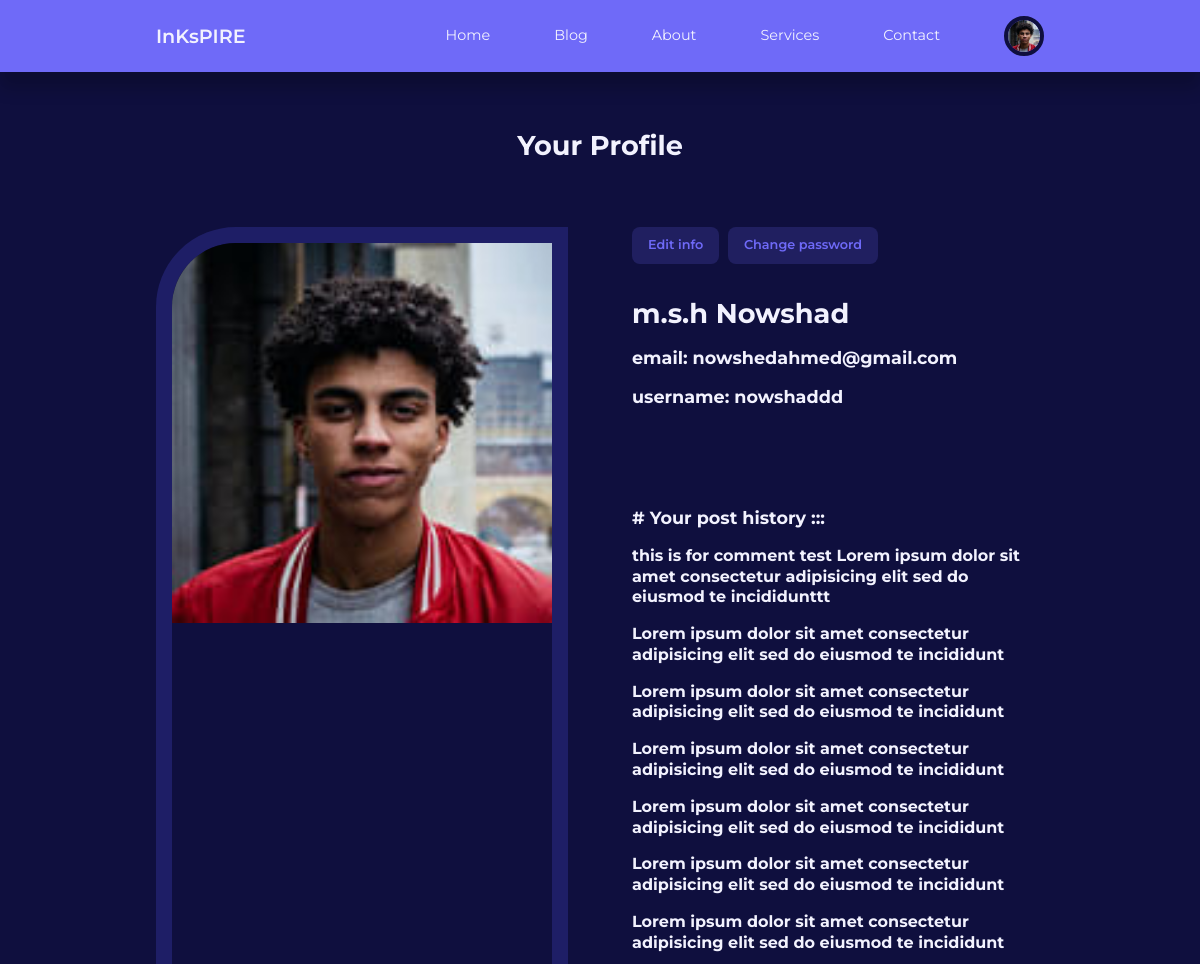
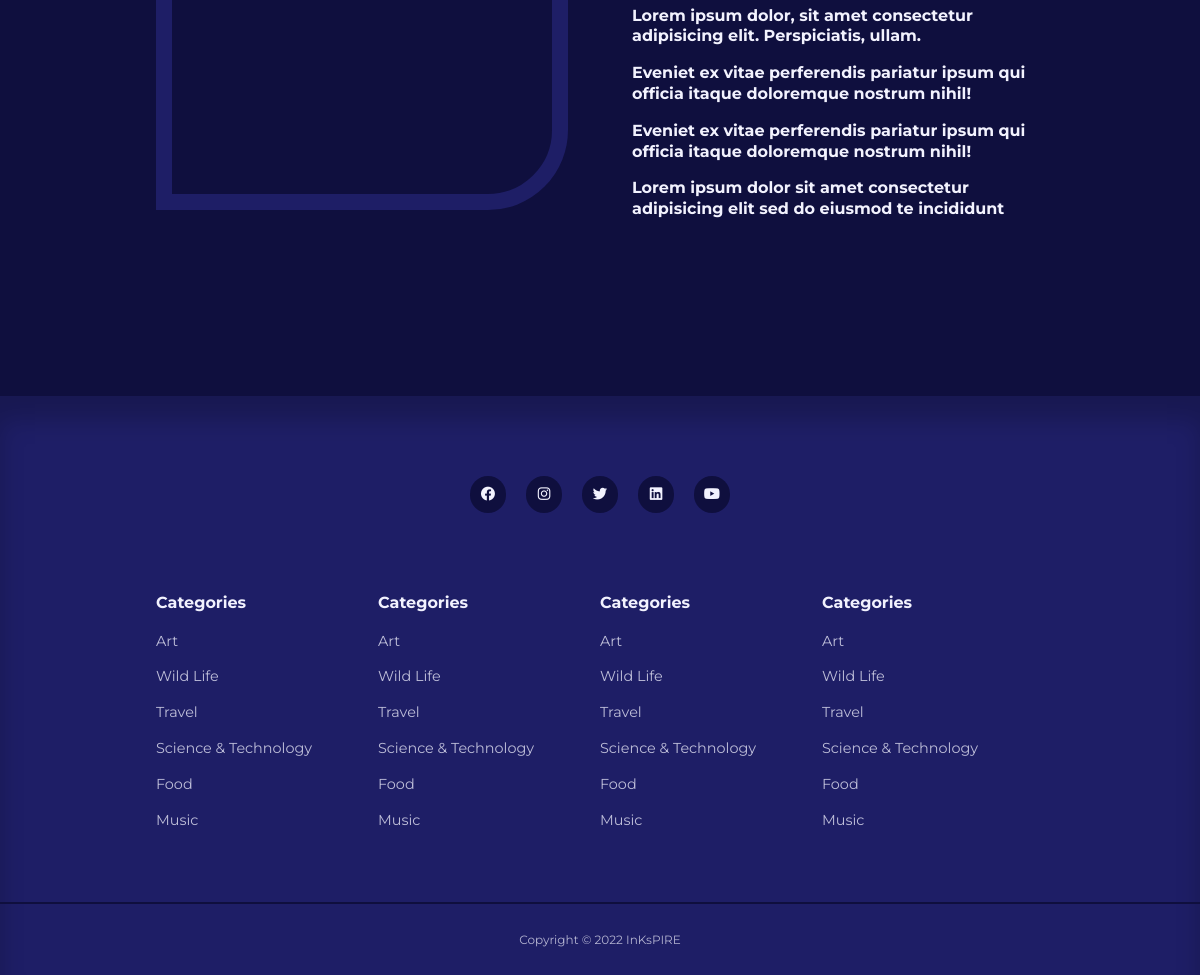
/profile/ (signed in), run on the app's committed database (2 pictures, top to bottom).
### store/models.py (models this page shows, shortened)
class ProfileModel(models.Model):
    user = models.OneToOneField(User,on_delete=models.CASCADE)
    image = models.ImageField(default='default.jpg',upload_to='profileImg/',validators=[FileExtensionValidator(['png','jpg'])])

class PostModel(models.Model):
    title = models.CharField(max_length=250)
    category = models.ForeignKey(Category, on_delete=models.CASCADE, null=True)
    description = models.TextField(default='', blank=True, null=True)
    image = models.ImageField(upload_to='post_images/')
    published_in = models.DateField(auto_now_add=True)
    author = models.ForeignKey(User, on_delete=models.CASCADE)
    class Meta:
        ordering = ('-published_in',)

### store/views.py (the view)
# urls.py: path('profile/',views.profile,name='profile'),
@login_required
def profile(request):
    posts = PostModel.objects.filter(author=request.user)
    return render(request,'users/profile.html',{'posts':posts})

### templates/users/profile.html (shortened to what this page needs)
{% extends "link.html" %}
{%load static %}
    {% block content %}
{% include 'navbar.html' %}
<section class="featured">
    <center style="margin-bottom:4rem;">
        <h2>Your Profile</h2>
    </center>
    <div class="container featured__container">
        <div class="post__thumbnail">
            <img src="{{user.profilemodel.image.url}}" alt="profile-img" />
        </div>
        <div class="post__info">
            <a href="{% url 'editinfo'%}" style="margin-bottom: 1rem; margin-right: .3rem;" class="category__button">Edit info</a>
            <a href="#" style="margin-bottom: 1rem; margin-right: .3rem;" class="category__button">Change password</a>
            <h2 class="post__title" style="margin-bottom:1rem;">
                {{ user.first_name }}  {{ user.last_name  }}
            </h2>
            <h3 class="post__title" style="margin-bottom:1rem;">
                email: {{ user.email }}
            </h3>
            <h3 class="post__title" style="margin-bottom:1rem;">
                username: {{user.username}}
            </h3>
            <br />
            <br />
            <br />
            <h3 class="post__title" style="margin-bottom:1rem;">
                # Your post history :::
            </h3>
            {% if posts %}
            <ul>
                {% for post in posts %}
                <a href="{%url 'product' post.id %}">
                    <div style="margin-bottom:1rem;">
                <li><h4>{{ post.title }}</h4></li>
        </div>
        </a>
        {% endfor %}
        {% else %}
        <p>No posts found.</p>
        </ul>
        {% endif %}
    </div>
    </div>
</section>
{% include 'footer.html'%}
{% endblock content %}

### templates/navbar.html (shortened to what this page needs)
 {%load static%}
    <header>
      <nav>
        <div class="container nav__container">
          <a href="/" class="nav__logo">InKsPIRE</a>
          <ul class="nav__items">
            <li><a href="{%url 'home'%}">Home</a></li>
            <li><a href="{%url 'blog'%}">Blog</a></li>
            <li><a href="{%url 'about'%}">About</a></li>
            <li><a href="{%url 'service'%}">Services</a></li>
            <li><a href="{%url 'contact'%}">Contact</a></li>
            <li class="nav__profile">
 {% if request.user.is_authenticated %}
              <div class="avatar">
                <img src="{{user.profilemodel.image.url}}" />
              </div>
 {% endif %}
            </li>
          </ul>
        </div>
      </nav>
    </header>

### static/css/style.css (style rules this page uses)
:root { --color-primary: #6f6af8; --color-primary-light: hsl(242, 91%, 69%, 18%); --color-primary-variant: #5854c7; --color-red: #da0f3f; --color-red-light: hsl(346, 87%, 46%, 15%); --color-green: #00c476; --color-green-light: hsl(156, 100%, 38%, 15%); --color-gray-900: #1e1e66; --color-gray-700: #2d2b7c; --color-gray-300: rgba(242, 242, 254, 0.3); --color-gray-200: rgba(242, 242, 254, 0.7); --color-white: #f2f2fe; --color-bg: #0f0f3e; --transition: all 300ms ease; --container-width-lg: 74%; --container-width-md: 88%; --form-width: 40%; --card-border-radius-1: 0.3rem; --card-border-radius-2: 0.5rem; --card-border-radius-3: 0.8rem; --card-border-radius-4: 2rem; --card-border-radius-5: 5rem; }
body { font-family: "Montserrat", sans-serif; line-height: 1.6; color: var(--color-gray-200); overflow-x: hidden; background: var(--color-bg); font-size: 0.9rem; }
.container { width: var(--container-width-lg); max-width: 1800px; margin-inline: auto; }
section { margin-top: 3rem; width: 100vw; }
h1, h2, h3, h4, h5 { color: var(--color-white); line-height: 1.3; }
h2 { font-size: 1.7rem; margin: 1rem 0; }
h3 { font-size: 1.1rem; margin: 0.8rem 0 0.5rem; }
h4 { font-size: 1rem; }
a { color: var(--color-white); transition: var(--transition); }
img { display: block; width: 100%; object-fit: cover; }
nav { background: var(--color-primary); width: 100vw; height: 4.5rem; position: fixed; top: 0; z-index: 10; box-shadow: 0 1rem 1rem rgba(0, 0, 0, 0.2); }
.nav__container { height: 100%; display: flex; align-items: center; justify-content: space-between; }
.avatar { width: 2.5rem; height: 2.5rem; overflow: hidden; border-radius: 50%; border: 0.3rem solid var(--color-bg); }
.nav__logo { font-weight: 600; font-size: 1.2rem; }
.nav__items { display: flex; align-items: center; gap: 4rem; }
.nav__profile { position: relative; cursor: pointer; }
.category__button { background: var(--color-primary-light); color: var(--color-primary); display: inline-block; padding: 0.5rem 1rem; border-radius: var(--card-border-radius-2); font-weight: 600; font-size: 0.8rem; text-align: center; }
.post__thumbnail { border-radius: var(--card-border-radius-5) 0; border: 1rem solid var(--color-gray-900); overflow: hidden; margin-bottom: 1.6rem; }
.featured { margin-top: 8rem; }
.featured__container { display: grid; grid-template-columns: 1fr 1fr; gap: 4rem; }

### static/css/responsive.css (style rules this page uses)
:root { --color-primary: #6f6af8; --color-primary-light: hsl(242, 91%, 69%, 18%); --color-primary-variant: #5854c7; --color-red: #da0f3f; --color-red-light: hsl(346, 87%, 46%, 15%); --color-green: #00c476; --color-green-light: hsl(156, 100%, 38%, 15%); --color-gray-900: #1e1e66; --color-gray-700: #2d2b7c; --color-gray-300: rgba(242, 242, 254, 0.3); --color-gray-200: rgba(242, 242, 254, 0.7); --color-white: #f2f2fe; --color-bg: #0f0f3e; --transition: all 300ms ease; --container-width-lg: 74%; --container-width-md: 88%; --form-width: 40%; --card-border-radius-1: 0.3rem; --card-border-radius-2: 0.5rem; --card-border-radius-3: 0.8rem; --card-border-radius-4: 2rem; --card-border-radius-5: 5rem; }

### data on the page
PostModel: title "this is for comment test Lorem ipsum dolor sit amet consectetur adipisicing elit sed do eiusmod te incididunttt"
PostModel: title "Lorem ipsum dolor sit amet consectetur adipisicing elit sed do eiusmod te incididunt"
PostModel: title "Lorem ipsum dolor sit amet consectetur adipisicing elit sed do eiusmod te incididunt"
PostModel: title "Lorem ipsum dolor sit amet consectetur adipisicing elit sed do eiusmod te incididunt"
PostModel: title "Lorem ipsum dolor sit amet consectetur adipisicing elit sed do eiusmod te incididunt"
PostModel: title "Lorem ipsum dolor sit amet consectetur adipisicing elit sed do eiusmod te incididunt"
PostModel: title "Lorem ipsum dolor sit amet consectetur adipisicing elit sed do eiusmod te incididunt"
PostModel: title "Lorem ipsum dolor, sit amet consectetur adipisicing elit. Perspiciatis, ullam."
PostModel: title "Eveniet ex vitae perferendis pariatur ipsum qui officia itaque doloremque nostrum nihil!"
PostModel: title "Eveniet ex vitae perferendis pariatur ipsum qui officia itaque doloremque nostrum nihil!"
PostModel: title "Lorem ipsum dolor sit amet consectetur adipisicing elit sed do eiusmod te incididunt"

### other printed values
{{ user.first_name }} "m.s.h"
{{ user.last_name }} "Nowshad"
{{ user.email }} "nowshedahmed@gmail.com"
{{ user.username }} "nowshaddd"
